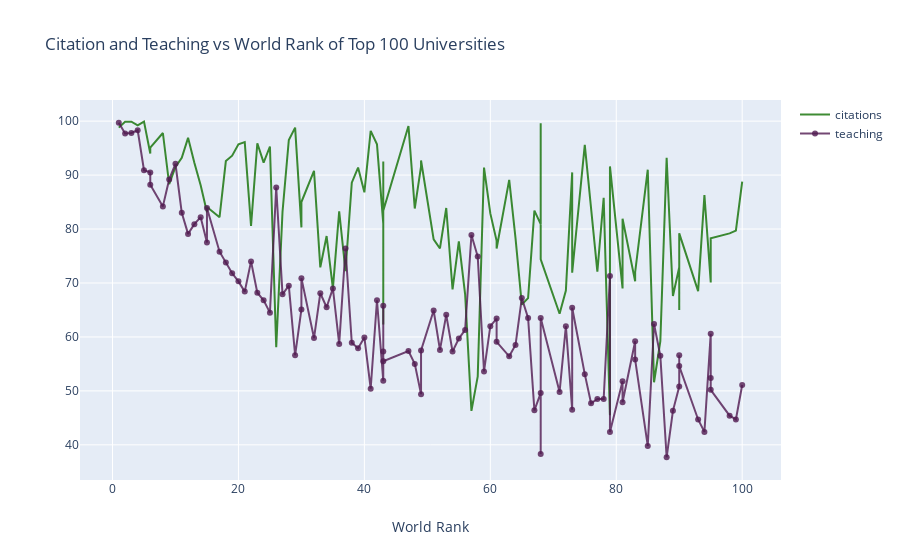

Here is the notebook cell this chart was saved with:
### Code cell
df = timesData.iloc[:100,:]
import plotly.graph_objs as go

trace1 = go.Scatter(x = df.world_rank,
                    y = df.citations,
                    mode = 'lines',
                    name = 'citations',
                    marker = dict(color = 'rgba(16, 112, 2, 0.8)'),
                    text = df.university_name)
trace2 = go.Scatter(x = df.world_rank,
                    y = df.teaching,
                    mode = 'lines + markers',
                    name = 'teaching',
                    marker = dict(color = 'rgba(80,26,80,0.8)'),
                    text = df.university_name)
data  = [trace1, trace2]
layout = dict(title = 'Citation and Teaching vs World Rank of Top 100 Universities', 
              xaxis = dict(title = 'World Rank',  ticklen = 5, zeroline = False))
fig = dict(data = data, layout = layout)
iplot(fig)

### Figure 1 — Plotly figure (JSON) as saved in the notebook; plotly's stock layout.template omitted (floating-point values rounded to 4 significant figures)
{"data": [{"marker": {"color": "rgba(16, 112, 2, 0.8)"}, "mode": "lines", "name": "citations", "text": ["Harvard University", "California Institute of Technology", "Massachusetts Institute of Technology", "Stanford University", "Princeton University", "University of Cambridge", "University of Oxford", "University of California, Berkeley", "Imperial College London", "Yale University", "University of California, Los Angeles", "University of Chicago", "Johns Hopkins University", "Cornell University", "ETH Zurich – Swiss Federal Institute of Technology Zurich", "University of Michigan", "University of Toronto", "Columbia University", "University of Pennsylvania", "Carnegie Mellon University", "University of Hong Kong", "University College London", "University of Washington", "Duke University", "Northwestern University", "University of Tokyo", "Georgia Institute of Technology", "Pohang University of Science and Technology", "University of California, Santa Barbara", "University of British Columbia", "University of North Carolina at Chapel Hill", "University of California, San Diego", "University of Illinois at Urbana-Champaign", "National University of Singapore", "McGill University", "University of Melbourne", "Peking University", "Washington University in St Louis", "École Polytechnique", "University of Edinburgh", "Hong Kong University of Science and Technology", "École Normale Supérieure", "Australian National University", "Karolinska Institute", "University of Göttingen", "University of Wisconsin", "Rice University", "École Polytechnique Fédérale de Lausanne", "University of California, Irvine", "University of Science and Technology of China", "Vanderbilt University", "University of Minnesota", "Tufts University", "University of California, Davis", "Brown University", "University of Massachusetts", "Kyoto University", "Tsinghua University", "Boston University", "New York University", "Emory University", "LMU Munich", "University of Notre Dame", "University of Pittsburgh", "Case Western Reserve University", "Ohio State University", "University of Colorado Boulder", "University of Bristol", "University of California, Santa Cruz", "Yeshiva University", "University of Sydney", "University of Virginia", "University of Adelaide", "University of Southern California", "William & Mary", "Trinity College Dublin", "King’s College London", "Stony Brook University", "Korea Advanced Institute of Science and Technology (KAIST)", "University of Sussex", "The University of Queensland", "University of York", "Heidelberg University", "University of Utah", "Durham University", "London School of Economics and Political Science", "University of Manchester", "Royal Holloway, University of London", "Lund University", "University of Southampton", "University of Zurich", "Wake Forest University", "McMaster University", "University College Dublin", "George Washington University", "University of Arizona", "University of Basel", "University of Maryland, College Park", "Dartmouth College", "École Normale Supérieure de Lyon"], "type": "scatter", "x": ["1", "2", "3", "4", "5", "6", "6", "8", "9", "10", "11", "12", "13", "14", "15", "15", "17", "18", "19", "20", "21", "22", "23", "24", "25", "26", "27", "28", "29", "30", "30", "32", "33", "34", "35", "36", "37", "38", "39", "40", "41", "42", "43", "43", "43", "43", "47", "48", "49", "49", "51", "52", "53", "54", "55", "56", "57", "58", "59", "60", "61", "61", "63", "64", "65", "66", "67", "68", "68", "68", "71", "72", "73", "73", "75", "76", "77", "78", "79", "79", "81", "81", "83", "83", "85", "86", "87", "88", "89", "90", "90", "90", "93", "94", "95", "95", "95", "98", "99", "100"], "y": [98.8, 99.9, 99.9, 99.2, 99.9, 94, 95.1, 97.8, 88.3, 91.5, 93.2, 96.9, 92.3, 88.1, 83.1, 84.1, 82.2, 92.6, 93.6, 95.7, 96.1, 80.6, 95.9, 92.3, 95.3, 58.1, 83.2, 96.5, 98.8, 80.3, 85, 90.8, 72.9, 78.7, 69, 83.3, 72.2, 88.6, 91.4, 86.8, 98.2, 95.7, 81, 62.3, 92.5, 83.4, 99.1, 83.8, 91.6, 92.7, 78.1, 76.4, 83.9, 68.8, 77.7, 67.9, 46.3, 52.7, 91.4, 82.9, 77.8, 76.4, 89.1, 78.3, 66, 67.2, 83.4, 80.9, 99.6, 74.4, 64.3, 68.6, 90.5, 71.9, 95.6, 84.4, 72.1, 85.8, 45.5, 91.6, 69, 81.9, 70.3, 72, 91, 51.6, 59.2, 93.2, 67.6, 72.9, 65, 79.2, 68.5, 86.3, 70.2, 70.1, 78.3, 79.2, 79.7, 88.8]}, {"marker": {"color": "rgba(80,26,80,0.8)"}, "mode": "lines+markers", "name": "teaching", "text": ["Harvard University", "California Institute of Technology", "Massachusetts Institute of Technology", "Stanford University", "Princeton University", "University of Cambridge", "University of Oxford", "University of California, Berkeley", "Imperial College London", "Yale University", "University of California, Los Angeles", "University of Chicago", "Johns Hopkins University", "Cornell University", "ETH Zurich – Swiss Federal Institute of Technology Zurich", "University of Michigan", "University of Toronto", "Columbia University", "University of Pennsylvania", "Carnegie Mellon University", "University of Hong Kong", "University College London", "University of Washington", "Duke University", "Northwestern University", "University of Tokyo", "Georgia Institute of Technology", "Pohang University of Science and Technology", "University of California, Santa Barbara", "University of British Columbia", "University of North Carolina at Chapel Hill", "University of California, San Diego", "University of Illinois at Urbana-Champaign", "National University of Singapore", "McGill University", "University of Melbourne", "Peking University", "Washington University in St Louis", "École Polytechnique", "University of Edinburgh", "Hong Kong University of Science and Technology", "École Normale Supérieure", "Australian National University", "Karolinska Institute", "University of Göttingen", "University of Wisconsin", "Rice University", "École Polytechnique Fédérale de Lausanne", "University of California, Irvine", "University of Science and Technology of China", "Vanderbilt University", "University of Minnesota", "Tufts University", "University of California, Davis", "Brown University", "University of Massachusetts", "Kyoto University", "Tsinghua University", "Boston University", "New York University", "Emory University", "LMU Munich", "University of Notre Dame", "University of Pittsburgh", "Case Western Reserve University", "Ohio State University", "University of Colorado Boulder", "University of Bristol", "University of California, Santa Cruz", "Yeshiva University", "University of Sydney", "University of Virginia", "University of Adelaide", "University of Southern California", "William & Mary", "Trinity College Dublin", "King’s College London", "Stony Brook University", "Korea Advanced Institute of Science and Technology (KAIST)", "University of Sussex", "The University of Queensland", "University of York", "Heidelberg University", "University of Utah", "Durham University", "London School of Economics and Political Science", "University of Manchester", "Royal Holloway, University of London", "Lund University", "University of Southampton", "University of Zurich", "Wake Forest University", "McMaster University", "University College Dublin", "George Washington University", "University of Arizona", "University of Basel", "University of Maryland, College Park", "Dartmouth College", "École Normale Supérieure de Lyon"], "type": "scatter", "x": ["1", "2", "3", "4", "5", "6", "6", "8", "9", "10", "11", "12", "13", "14", "15", "15", "17", "18", "19", "20", "21", "22", "23", "24", "25", "26", "27", "28", "29", "30", "30", "32", "33", "34", "35", "36", "37", "38", "39", "40", "41", "42", "43", "43", "43", "43", "47", "48", "49", "49", "51", "52", "53", "54", "55", "56", "57", "58", "59", "60", "61", "61", "63", "64", "65", "66", "67", "68", "68", "68", "71", "72", "73", "73", "75", "76", "77", "78", "79", "79", "81", "81", "83", "83", "85", "86", "87", "88", "89", "90", "90", "90", "93", "94", "95", "95", "95", "98", "99", "100"], "y": [99.7, 97.7, 97.8, 98.3, 90.9, 90.5, 88.2, 84.2, 89.2, 92.1, 83, 79.1, 80.9, 82.2, 77.5, 83.9, 75.8, 73.8, 71.8, 70.3, 68.4, 74, 68.2, 66.8, 64.5, 87.7, 67.9, 69.5, 56.6, 65.1, 70.9, 59.8, 68.1, 65.5, 69, 58.7, 76.4, 58.9, 57.9, 59.9, 50.4, 66.8, 51.9, 65.8, 57.3, 55.5, 57.4, 55, 49.4, 57.5, 64.9, 57.6, 64.1, 57.3, 59.7, 61.3, 78.9, 74.9, 53.6, 62, 63.4, 59.1, 56.4, 58.5, 67.2, 63.5, 46.4, 49.6, 38.3, 63.5, 49.8, 62, 46.5, 65.4, 53.1, 47.7, 48.5, 48.5, 71.3, 42.4, 51.8, 47.9, 59.2, 55.8, 39.8, 62.4, 56.5, 37.7, 46.3, 50.8, 56.6, 54.6, 44.7, 42.4, 60.6, 52.4, 50.2, 45.4, 44.7, 51.1]}], "layout": {"title": {"text": "Citation and Teaching vs World Rank of Top 100 Universities"}, "xaxis": {"ticklen": 5, "title": {"text": "World Rank"}, "zeroline": false, "type": "linear", "range": [-5.154, 106.2], "autorange": true}, "yaxis": {"type": "linear", "range": [33.16, 104.2], "autorange": true}, "autosize": true}}
